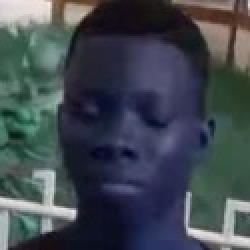
#> input picture all_faces/faces_peace/frame_107_face_0.jpg, 125 x 125 px, given as the content of the folder ./Images_Peace, which was not available (shown 2 times larger)
$ python extract_face.py
#> lines starting #> are read from the running program, lines starting #| are printed output that depends on the picture; pictures that were not available may be replaced by others from this repository, and a replacement may not be noted
import os
import cv2

# Chemins des dossiers
input_folder = "./Images_Peace"
output_folder = "./faces_peace"

# Crée le dossier de sortie s'il n'existe pas
os.makedirs(output_folder, exist_ok=True)

# Charger le modèle de détection de visage d'OpenCV (Haarcascade)
face_cascade = cv2.CascadeClassifier(cv2.data.haarcascades + 'haarcascade_frontalface_default.xml')

# Parcourir toutes les images dans le dossier
for filename in os.listdir(input_folder):
    if filename.lower().endswith(('.png', '.jpg', '.jpeg', '.bmp')):  # Vérifie les extensions valides
        image_path = os.path.join(input_folder, filename)
        image = cv2.imread(image_path)
#> image is the input picture: shape (125, 125, 3); mean B, G, R 80.4, 72.7, 65

        if image is None:
            print(f"Impossible de lire l'image : {filename}")
            continue

        # Convertir l'image en niveaux de gris
        gray = cv2.cvtColor(image, cv2.COLOR_BGR2GRAY)
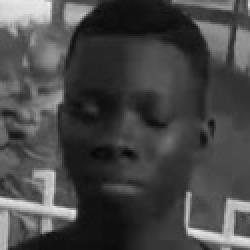
#> gray: shape (125, 125) (shown 2 times larger); min 7, max 238, mean 71.3

        # Détection des visages
        faces = face_cascade.detectMultiScale(gray, scaleFactor=1.1, minNeighbors=5, minSize=(30, 30))
#> faces = [[27, 26, 74, 74]]

        for i, (x, y, w, h) in enumerate(faces):
            # Définir la taille 225x225 centrée sur le visage
            cx, cy = x + w // 2, y + h // 2
            half_size = 125 // 2

            # Calcul des coordonnées pour la découpe
            x1, y1 = max(cx - half_size, 0), max(cy - half_size, 0)
            x2, y2 = min(cx + half_size, image.shape[1]), min(cy + half_size, image.shape[0])

            # Extraire le visage
            face_crop = image[y1:y2, x1:x2]

            # Redimensionner exactement à 225x225 si les bords dépassent
            face_resized = cv2.resize(face_crop, (125, 125), interpolation=cv2.INTER_AREA)

            # Sauvegarder l'extraction
            output_path = os.path.join(output_folder, f"{os.path.splitext(filename)[0]}_face_{i}.jpg")
            cv2.imwrite(output_path, face_resized)
            print(f"Visage extrait et sauvegardé : {output_path}")
#> this loop made 1 pass
#> (x, y, w, h, cx, cy, half_size, x1) on pass 1: (27, 26, 74, 74, 64, 63, 62, 2)
#| Visage extrait et sauvegardé : ./faces_peace/frame_107_face_0_face_0.jpg
#> pass 1, `face_crop = image[y1:y2, x1:x2]`:
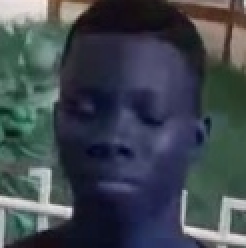
#> face_crop: shape (124, 123, 3) (shown 2 times larger); mean B, G, R 79.7, 71.6, 64

print("Traitement terminé !")

$ run again, on all_faces/faces_peace/frame_171_face_0.jpg
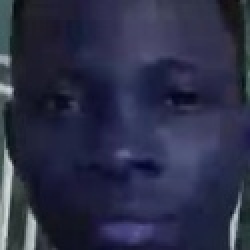
#> input picture all_faces/faces_peace/frame_171_face_0.jpg, 125 x 125 px, given as the content of the folder ./Images_Peace, which was not available (shown 2 times larger)
#> image is the input picture: shape (125, 125, 3); mean B, G, R 71.5, 46.8, 43.8
#> `gray = cv2.cvtColor(image, cv2.COLOR_BGR2GRAY)`:
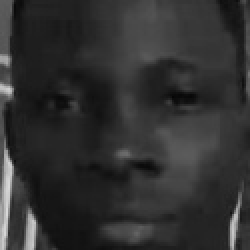
#> gray: shape (125, 125) (shown 2 times larger); min 5, max 217, mean 48.7
#> faces = [[9, 7, 108, 108]]
#> the loop `for i, (x, y, w, h) in enumerate(faces):` made 1 pass
#> (x, y, w, h, cx, cy, half_size, x1) on pass 1: (9, 7, 108, 108, 63, 61, 62, 1)
#> (printed output is left out)
#> pass 1, `face_crop = image[y1:y2, x1:x2]`:
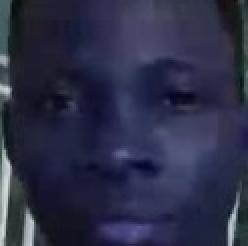
#> face_crop: shape (123, 124, 3) (shown 2 times larger); mean B, G, R 71.3, 46.3, 43.4

$ run again, on all_faces/faces_peace/frame_173_face_0.jpg
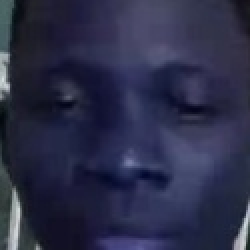
#> input picture all_faces/faces_peace/frame_173_face_0.jpg, 125 x 125 px, given as the content of the folder ./Images_Peace, which was not available (shown 2 times larger)
#> image is the input picture: shape (125, 125, 3); mean B, G, R 72.5, 45.8, 43.6
#> `gray = cv2.cvtColor(image, cv2.COLOR_BGR2GRAY)`:
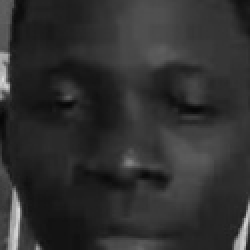
#> gray: shape (125, 125) (shown 2 times larger); min 6, max 219, mean 48.2
#> faces = [[6, 4, 116, 116]]
#> the loop `for i, (x, y, w, h) in enumerate(faces):` made 1 pass
#> (x, y, w, h, cx, cy, half_size, x1) on pass 1: (6, 4, 116, 116, 64, 62, 62, 2)
#> (printed output is left out)
#> pass 1, `face_crop = image[y1:y2, x1:x2]`:
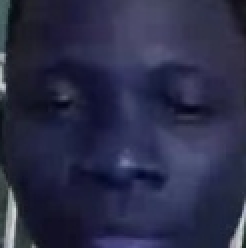
#> face_crop: shape (124, 123, 3) (shown 2 times larger); mean B, G, R 72.2, 45.1, 43
